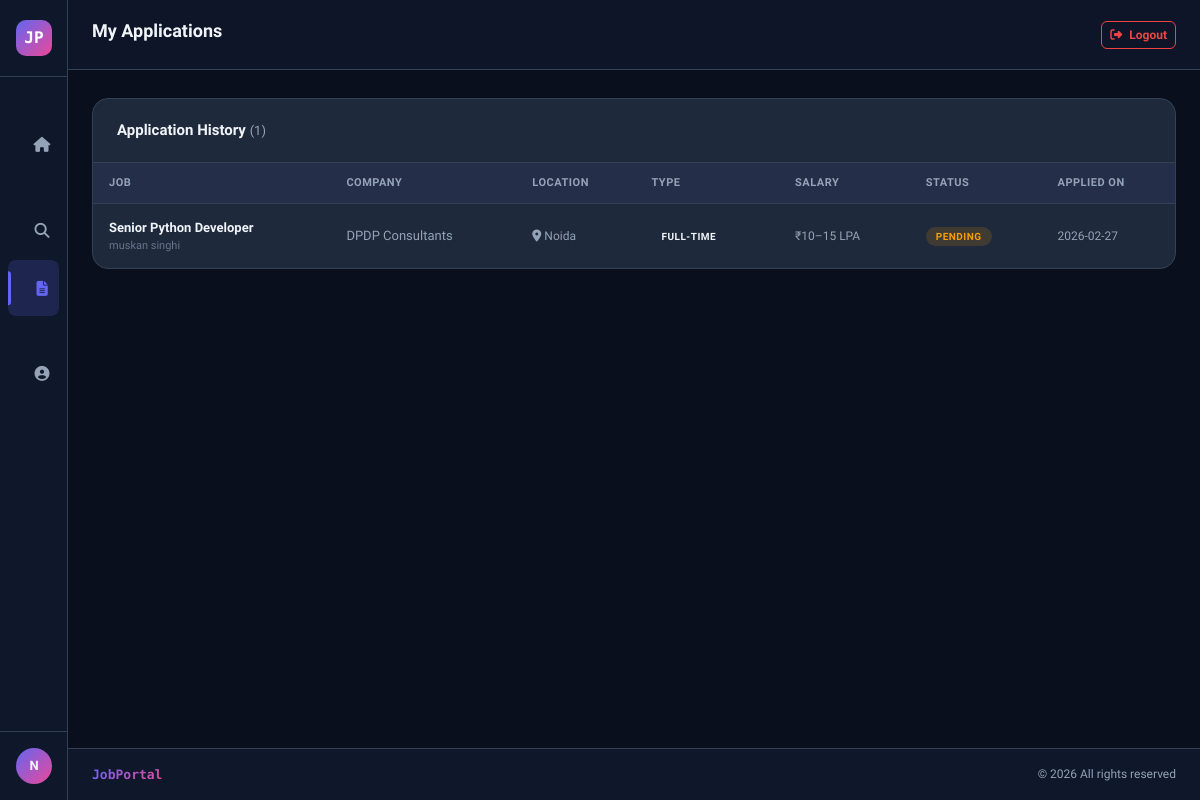
The page /my-applications (signed in) on the database its author committed.
### tables this page shows
CREATE TABLE applications (
            id INTEGER PRIMARY KEY AUTOINCREMENT,
            user_id INTEGER NOT NULL,
            job_id INTEGER NOT NULL,
            cover_letter TEXT,
            status TEXT DEFAULT 'pending',
            applied_at DATETIME DEFAULT CURRENT_TIMESTAMP,
            FOREIGN KEY (user_id) REFERENCES users(id),
            FOREIGN KEY (job_id) REFERENCES jobs(id)
        );

CREATE TABLE jobs (
            id INTEGER PRIMARY KEY AUTOINCREMENT,
            employer_id INTEGER NOT NULL,
            title TEXT NOT NULL,
            company TEXT NOT NULL,
            location TEXT NOT NULL,
            job_type TEXT NOT NULL,
            salary TEXT,
            description TEXT NOT NULL,
            requirements TEXT,
            is_active INTEGER DEFAULT 1,
            created_at DATETIME DEFAULT CURRENT_TIMESTAMP,
            FOREIGN KEY (employer_id) REFERENCES users(id)
        );

CREATE TABLE users (
            id INTEGER PRIMARY KEY AUTOINCREMENT,
            name TEXT NOT NULL,
            email TEXT UNIQUE NOT NULL,
            password TEXT NOT NULL,
            role TEXT NOT NULL CHECK(role IN ('admin','employer','jobseeker')),
            created_at DATETIME DEFAULT CURRENT_TIMESTAMP
        );

### app.py (the view)
@app.route('/my-applications')
@role_required('jobseeker')
def my_applications():
    db = get_db()
    apps = db.execute('''SELECT a.*, j.title, j.company, j.location, j.job_type, j.salary, u.name as employer_name
                          FROM applications a JOIN jobs j ON a.job_id=j.id JOIN users u ON j.employer_id=u.id
                          WHERE a.user_id=? ORDER BY a.applied_at DESC''', (session['user_id'],)).fetchall()
    return render_template('jobseeker/my_applications.html', apps=apps)

### app.py (called while the page is built)
def role_required(*roles):
    def decorator(f):
        @wraps(f)
        def decorated(*args, **kwargs):
            if 'user_id' not in session:
                return redirect(url_for('login'))
            if session.get('role') not in roles:
                flash('Access denied.', 'danger')
                return redirect(url_for('dashboard'))
            return f(*args, **kwargs)
        return decorated
    return decorator

### database.py (called while the page is built)
def get_db():
    from flask import g
    if 'db' not in g:
        g.db = sqlite3.connect(DATABASE)
        g.db.row_factory = sqlite3.Row
        g.db.execute('PRAGMA foreign_keys = ON')
    return g.db

### templates/jobseeker/my_applications.html (shortened to what this page needs)
{% extends "base.html" %}
{% block page_title %}My Applications{% endblock %}
{% block content %}
{% if apps %}
<div class="data-card">
    <div class="data-card-header">
        <span class="data-card-title">Application History <span style="color:#94a3b8; font-size:13px; font-weight:400;">({{ apps|length }})</span></span>
    </div>
    <div class="table-responsive">
        <table class="custom-table">
            <thead>
                <tr>
                    <th>Job</th>
                    <th>Company</th>
                    <th>Location</th>
                    <th>Type</th>
                    <th>Salary</th>
                    <th>Status</th>
                    <th>Applied On</th>
                </tr>
            </thead>
            <tbody>
                {% for app in apps %}
                <tr>
                    <td>
                        <strong>{{ app.title }}</strong>
                        <div style="font-size:11px; color:#64748b;">{{ app.employer_name }}</div>
                    </td>
                    <td style="color:#94a3b8;">{{ app.company }}</td>
                    <td style="color:#94a3b8; font-size:12px;"><i class="fas fa-map-marker-alt"></i> {{ app.location }}</td>
                    <td><span class="badge-role type-{{ app.job_type|replace(' ','') }}">{{ app.job_type }}</span></td>
                    <td style="color:#94a3b8; font-size:12px;">{{ app.salary or '—' }}</td>
                    <td>
                        {% if app.status == 'pending' %}
                        <span class="badge-role badge-pending">Pending</span>
                        {% elif app.status == 'accepted' %}
                        <span class="badge-role badge-active">Accepted</span>
                        {% else %}
                        <span class="badge-role badge-inactive">Rejected</span>
                        {% endif %}
                    </td>
                    <td style="color:#94a3b8; font-size:12px;">{{ app.applied_at[:10] }}</td>
                </tr>
                {% endfor %}
            </tbody>
        </table>
    </div>
</div>
{% endif %}
{% endblock %}

### templates/base.html (style rules this page uses)
:root { --sidebar-width: 240px; --sidebar-collapsed: 68px; --primary: #0f172a; --accent: #6366f1; --accent2: #ec4899; --surface: #1e293b; --surface2: #0f172a; --text: #f1f5f9; --text-muted: #94a3b8; --border: #334155; --card-bg: #1e293b; --success: #10b981; --warning: #f59e0b; --danger: #ef4444; --transition: 0.25s cubic-bezier(0.4,0,0.2,1); }
* { box-sizing: border-box; }
body { font-family: 'Plus Jakarta Sans', sans-serif; background: #0a0f1e; color: var(--text); min-height: 100vh; overflow-x: hidden; }
.data-card { background: var(--card-bg); border: 1px solid var(--border); border-radius: 16px; overflow: hidden; }
.data-card-header { padding: 20px 24px; border-bottom: 1px solid var(--border); display: flex; align-items: center; justify-content: space-between; }
.data-card-title { font-size: 15px; font-weight: 700; }
.custom-table { width: 100%; border-collapse: collapse; }
.custom-table th { background: rgba(99,102,241,0.08); padding: 12px 16px; font-size: 11px; font-weight: 700; text-transform: uppercase; letter-spacing: 0.5px; color: var(--text-muted); border-bottom: 1px solid var(--border); text-align: left; }
.custom-table td { padding: 14px 16px; font-size: 13px; border-bottom: 1px solid rgba(51,65,85,0.5); vertical-align: middle; }
.custom-table tr:last-child td { border-bottom: none; }
.badge-role { padding: 4px 10px; border-radius: 20px; font-size: 10px; font-weight: 700; text-transform: uppercase; letter-spacing: 0.5px; }
.badge-pending { background: rgba(245,158,11,0.15); color: var(--warning); }

### rows shown on the page
applications: title "Senior Python Developer", employer_name "muskan singhi", company "DPDP Consultants", location "Noida", job_type "FULL-TIME", salary "₹10–15 LPA", status "PENDING", applied_at "2026-02-27"

### other values the page prints
{{ session.get('name', 'U')[0].upper() }} "N"
{{ apps|length }} "1"
